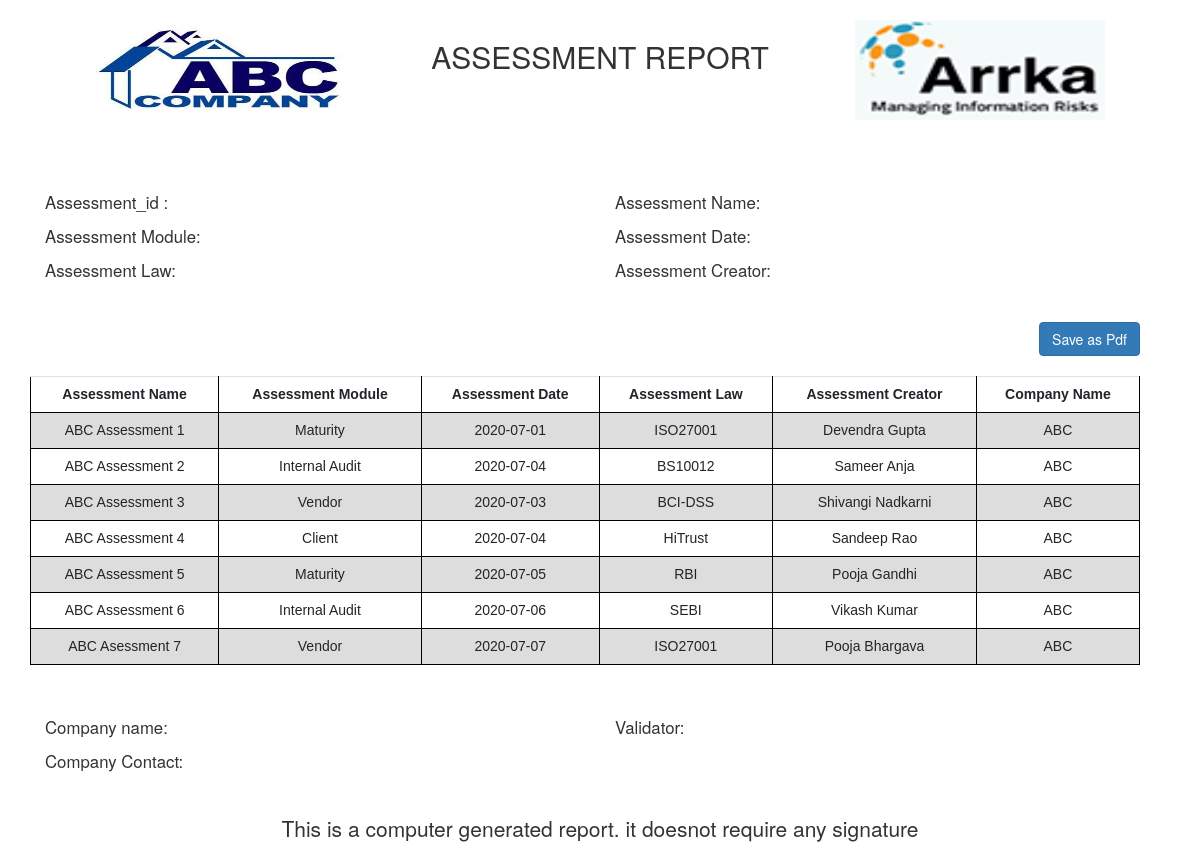
The page / on the database its author committed.
### tables this page shows
CREATE TABLE IF NOT EXISTS `assessment_details` (
  `assessment_id` varchar(255) NOT NULL,
  `assessment_name` varchar(255) NOT NULL,
  `assessment_date` date NOT NULL,
  `assessment_creator` varchar(255) NOT NULL,
  `assessment_module` varchar(255) NOT NULL,
  `assessment_law` varchar(255) NOT NULL,
  `company_name` varchar(255) NOT NULL,
  `company_contact` int(10) NOT NULL,
  `validator_name` varchar(255) NOT NULL,
  PRIMARY KEY (`assessment_id`)
);

### index.php (the view, shortened to what this page needs)
<?php
$con = new mysqli('localhost', 'root', '', 'test');
?>
<!DOCTYPE html>
<html>
<head>
    <link rel="stylesheet" href="https://stackpath.bootstrapcdn.com/bootstrap/4.3.1/css/bootstrap.min.css">
    <link rel="stylesheet" href="css/bootstrap.min.css">
    <link rel="stylesheet" href="css/styles.css">
</head>
<body>
<div class="container">
	<section class="row">
		<div class="col-md-4 col-sm-4 col-xs-4 logo"><a href = "https://google.com/"><img src="images/abc_logo.jpg"alt="abc logo"style="height:100px;width:250px"></div></a>
		<div class="col-md-4 col-sm-4 col-xs-4 text-center"><h2 class="menu-title text-center"  > ASSESSMENT REPORT</h2></div>
		<div class="col-md-4 col-sm-4 col-xs-4 logo"><a href = "https://arrka.com/"> <img src="images/arrka-logo.png"alt="arrka logo"style="height:100px;width:250px"></div> </a>
	</section>
<br>
<br>
	<section class="row header">
	    <div class="col-md-6 col-xs-6"><p>Assessment_id : </p></div>
		<div class="col-md-6 col-xs-6"><p>Assessment Name: </p></div>
		<div class="col-md-6 col-xs-6"><p>Assessment Module: </p></div>
		<div class="col-md-6 col-xs-6"><p>Assessment Date: </p></div>
		<div class="col-md-6 col-xs-6"><p>Assessment Law: </p></div>
		<div class="col-md-6 col-xs-6"><p>Assessment Creator:</p></div>
	</section>
	<section class="text-right" style="padding-right:15px">
	<a id="btn" class="btn btn-primary" href="Assessment.php" target="_blank">Save as Pdf</a>
	</section>
	<br>
	<section class="row table">
		<table id = " Id_content">
		  <tr>
		    <th>Assessment Name</th>
		    <th>Assessment Module</th>
		    <th>Assessment Date</th>
		    <th>Assessment Law</th>
		    <th>Assessment Creator</th>
		    <th>Company Name</th>
		  </tr>
		  <?php $ret=mysqli_query($con,"select * from assessment_details");
                $cnt=1;
                while($row=mysqli_fetch_array($ret))
                {?>
                              <tr>
                                  <td><?php echo $row['assessment_name'];?></td>
                                  <td><?php echo $row['assessment_module'];?></td>
                                  <td><?php echo $row['assessment_date'];?></td>
                                  <td><?php echo $row['assessment_law'];?></td>
								  <td><?php echo $row['assessment_creator'];?></td>
                                  <td><?php echo $row['company_name'];?></td>
                              </tr>
                              <?php $cnt=$cnt+1; }?>
		</table>
	</section>
	<section class="row footer">
		<div class="col-md-6 col-xs-6"><p>Company name: </p></div>
		<div class="col-md-6 col-xs-6"><p>Validator: </p></div>
		<div class="col-md-6 col-xs-6"><p>Company Contact: </p></div>
	</section>
	<section>
		<div class="note"><p>This is a computer generated report. it doesnot require any signature</p></div>
	</section>
</div>
</body>
</html>

### css/styles.css (style rules this page uses)
* { box-sizing: border-box; }
body { background-color: white; }
.menu-title { text-transform: capitalize; margin-bottom: 30px; }
.container { margin-top: 20px; }
.logo { text-align: center; }
.header { padding-top: 30px; font-size: 1.2em; padding-bottom: 30px; }
.footer { padding-top: 30px; font-size: 1.2em; }
.note { padding-top: 30px; text-align: center; font-size: 1.5em; }
table { font-family: arial, sans-serif; border: 1px solid #dddddd; width: 100%; }
td, th { border: 1px solid black; text-align: center; padding: 15px; }
tr:nth-child(even) { background-color: #dddddd; }

### rows shown on the page
assessment_details: assessment_name "ABC Assessment 1", assessment_module "Maturity", assessment_date "2020-07-01", assessment_law "ISO27001", assessment_creator "Devendra Gupta", company_name "ABC"
assessment_details: assessment_name "ABC Assessment 2", assessment_module "Internal Audit", assessment_date "2020-07-04", assessment_law "BS10012", assessment_creator "Sameer Anja", company_name "ABC"
assessment_details: assessment_name "ABC Assessment 3", assessment_module "Vendor", assessment_date "2020-07-03", assessment_law "BCI-DSS", assessment_creator "Shivangi Nadkarni", company_name "ABC"
assessment_details: assessment_name "ABC Assessment 4", assessment_module "Client", assessment_date "2020-07-04", assessment_law "HiTrust", assessment_creator "Sandeep Rao", company_name "ABC"
assessment_details: assessment_name "ABC Assessment 5", assessment_module "Maturity", assessment_date "2020-07-05", assessment_law "RBI", assessment_creator "Pooja Gandhi", company_name "ABC"
assessment_details: assessment_name "ABC Assessment 6", assessment_module "Internal Audit", assessment_date "2020-07-06", assessment_law "SEBI", assessment_creator "Vikash Kumar", company_name "ABC"
assessment_details: assessment_name "ABC Asessment 7", assessment_module "Vendor", assessment_date "2020-07-07", assessment_law "ISO27001", assessment_creator "Pooja Bhargava", company_name "ABC"
